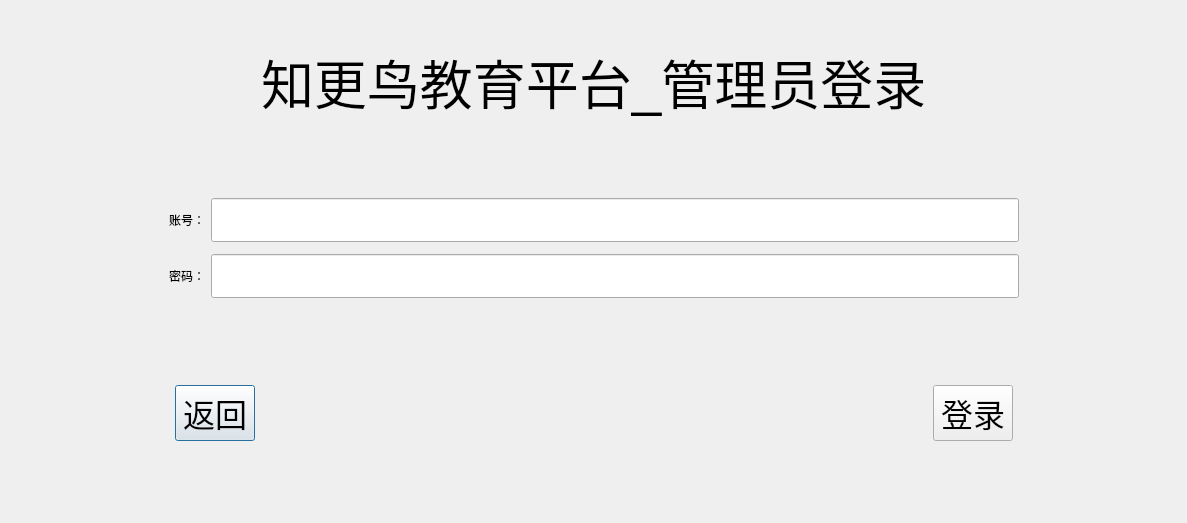
<?xml version="1.0" encoding="UTF-8"?>
<ui version="4.0">
 <class>zgnep_account_adminLogin</class>
 <widget class="QDialog" name="zgnep_account_adminLogin">
  <property name="geometry">
   <rect>
    <x>0</x>
    <y>0</y>
    <width>1187</width>
    <height>523</height>
   </rect>
  </property>
  <property name="windowTitle">
   <string>Dialog</string>
  </property>
  <layout class="QGridLayout" name="gridLayout">
   <item row="4" column="6" rowspan="2">
    <spacer name="horizontalSpacer">
     <property name="orientation">
      <enum>Qt::Horizontal</enum>
     </property>
     <property name="sizeHint" stdset="0">
      <size>
       <width>142</width>
       <height>20</height>
      </size>
     </property>
    </spacer>
   </item>
   <item row="8" column="2">
    <widget class="QPushButton" name="pushButton">
     <property name="font">
      <font>
       <pointsize>24</pointsize>
      </font>
     </property>
     <property name="text">
      <string>返回</string>
     </property>
     <property name="icon">
      <iconset resource="src.qrc">
       <normaloff>:/src/返回.png</normaloff>:/src/返回.png</iconset>
     </property>
     <property name="iconSize">
      <size>
       <width>40</width>
       <height>40</height>
      </size>
     </property>
    </widget>
   </item>
   <item row="8" column="5" colspan="2">
    <spacer name="horizontalSpacer_4">
     <property name="orientation">
      <enum>Qt::Horizontal</enum>
     </property>
     <property name="sizeHint" stdset="0">
      <size>
       <width>148</width>
       <height>20</height>
      </size>
     </property>
    </spacer>
   </item>
   <item row="6" column="1" colspan="5">
    <layout class="QHBoxLayout" name="horizontalLayout_2">
     <item>
      <widget class="QLabel" name="label_2">
       <property name="text">
        <string>密码：</string>
       </property>
      </widget>
     </item>
     <item>
      <widget class="QLineEdit" name="lineEdit_2">
       <property name="font">
        <font>
         <pointsize>24</pointsize>
        </font>
       </property>
      </widget>
     </item>
    </layout>
   </item>
   <item row="7" column="2">
    <spacer name="verticalSpacer_2">
     <property name="orientation">
      <enum>Qt::Vertical</enum>
     </property>
     <property name="sizeHint" stdset="0">
      <size>
       <width>20</width>
       <height>81</height>
      </size>
     </property>
    </spacer>
   </item>
   <item row="5" column="0" rowspan="2">
    <spacer name="horizontalSpacer_2">
     <property name="orientation">
      <enum>Qt::Horizontal</enum>
     </property>
     <property name="sizeHint" stdset="0">
      <size>
       <width>91</width>
       <height>20</height>
      </size>
     </property>
    </spacer>
   </item>
   <item row="8" column="3">
    <spacer name="horizontalSpacer_5">
     <property name="orientation">
      <enum>Qt::Horizontal</enum>
     </property>
     <property name="sizeHint" stdset="0">
      <size>
       <width>659</width>
       <height>20</height>
      </size>
     </property>
    </spacer>
   </item>
   <item row="0" column="0" rowspan="2">
    <spacer name="horizontalSpacer_6">
     <property name="orientation">
      <enum>Qt::Horizontal</enum>
     </property>
     <property name="sizeHint" stdset="0">
      <size>
       <width>91</width>
       <height>20</height>
      </size>
     </property>
    </spacer>
   </item>
   <item row="4" column="1" colspan="5">
    <layout class="QHBoxLayout" name="horizontalLayout">
     <item>
      <widget class="QLabel" name="label">
       <property name="text">
        <string>账号：</string>
       </property>
      </widget>
     </item>
     <item>
      <widget class="QLineEdit" name="lineEdit">
       <property name="font">
        <font>
         <pointsize>24</pointsize>
        </font>
       </property>
      </widget>
     </item>
    </layout>
   </item>
   <item row="8" column="4">
    <widget class="QPushButton" name="pushButton_2">
     <property name="font">
      <font>
       <pointsize>24</pointsize>
      </font>
     </property>
     <property name="text">
      <string>登录</string>
     </property>
     <property name="icon">
      <iconset resource="src.qrc">
       <normaloff>:/src/登录.png</normaloff>:/src/登录.png</iconset>
     </property>
     <property name="iconSize">
      <size>
       <width>40</width>
       <height>40</height>
      </size>
     </property>
    </widget>
   </item>
   <item row="9" column="4">
    <spacer name="verticalSpacer_5">
     <property name="orientation">
      <enum>Qt::Vertical</enum>
     </property>
     <property name="sizeHint" stdset="0">
      <size>
       <width>20</width>
       <height>61</height>
      </size>
     </property>
    </spacer>
   </item>
   <item row="3" column="3">
    <spacer name="verticalSpacer">
     <property name="orientation">
      <enum>Qt::Vertical</enum>
     </property>
     <property name="sizeHint" stdset="0">
      <size>
       <width>20</width>
       <height>51</height>
      </size>
     </property>
    </spacer>
   </item>
   <item row="7" column="4">
    <spacer name="verticalSpacer_3">
     <property name="orientation">
      <enum>Qt::Vertical</enum>
     </property>
     <property name="sizeHint" stdset="0">
      <size>
       <width>20</width>
       <height>81</height>
      </size>
     </property>
    </spacer>
   </item>
   <item row="1" column="6">
    <spacer name="horizontalSpacer_7">
     <property name="orientation">
      <enum>Qt::Horizontal</enum>
     </property>
     <property name="sizeHint" stdset="0">
      <size>
       <width>142</width>
       <height>20</height>
      </size>
     </property>
    </spacer>
   </item>
   <item row="8" column="0" colspan="2">
    <spacer name="horizontalSpacer_3">
     <property name="orientation">
      <enum>Qt::Horizontal</enum>
     </property>
     <property name="sizeHint" stdset="0">
      <size>
       <width>97</width>
       <height>20</height>
      </size>
     </property>
    </spacer>
   </item>
   <item row="9" column="2">
    <spacer name="verticalSpacer_4">
     <property name="orientation">
      <enum>Qt::Vertical</enum>
     </property>
     <property name="sizeHint" stdset="0">
      <size>
       <width>20</width>
       <height>61</height>
      </size>
     </property>
    </spacer>
   </item>
   <item row="2" column="3">
    <widget class="QLabel" name="label_3">
     <property name="font">
      <font>
       <pointsize>40</pointsize>
      </font>
     </property>
     <property name="text">
      <string>知更鸟教育平台_管理员登录</string>
     </property>
    </widget>
   </item>
  </layout>
 </widget>
 <resources>
  <include location="src.qrc"/>
 </resources>
 <connections/>
</ui>
